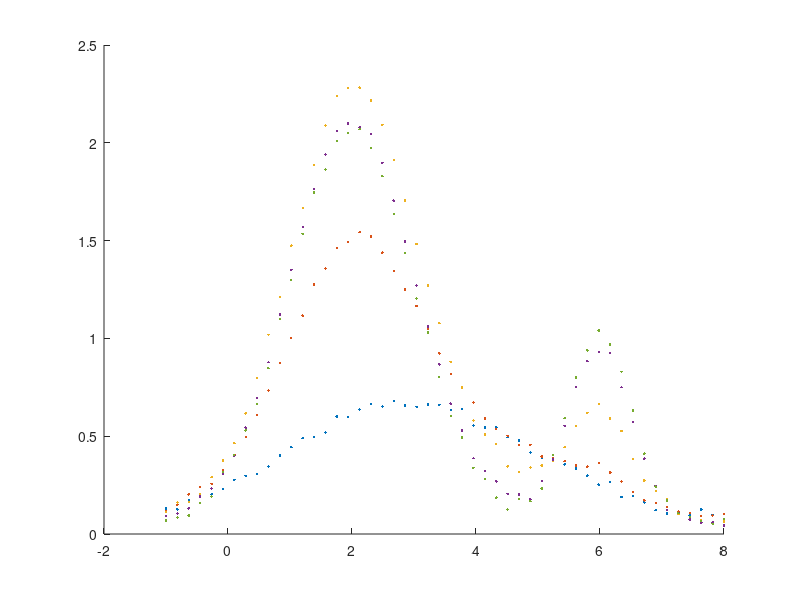

Source code (MATLAB): (Note: this script raises an error after producing the figure.)
% Example for the global fit class (GlobalFitSimple)

% Fit a set of Gaussians whose amplitude is varying but whose
% position and width are fixed

clear all
close all

rng(1)  % Set a seed for the random number generation (for reproducibility)

toColumn = @(x) x(:);  % Helper function: the data must be in column vectors

Gaussian = @(x, A, x0, s) A*exp(-(x-x0).^2/(2*s.^2));
model = @(x, p) Gaussian(x, p(1), p(2), p(3)) + Gaussian(x, p(4), p(5), p(6)) + ...
    Gaussian(x, p(7), p(8), p(9));  % Sum of three Gaussians

% Parameters for the simulated dataset
% Five datasets (one row per dataset): exponentials with the same decay
% time, but different amplitudes

x0_1 = 2;  % Common positions and widths
x0_2 = 3;
x0_3 = 6;
s_1 = 1;
s_2 = 2;
s_3 = 0.5;
for i=1:5
    pars(i,:) = [1 + tanh((i-2)*2), x0_1, s_1, ...
        0.3*(1 + tanh(3-i)), x0_2, s_2, ...
        0.5*(1 + tanh(i-3)), x0_3, s_3];
end

N = 50;  % Points per curve
noise = 0.05;  % Poisson noise on the data

% Generate and plot data
figure()
hold on
for i=1:size(pars, 1)
    xData{i} = toColumn(linspace(-1, 8, N));
    yData{i} = toColumn(model(xData{i}, pars(i,:))) + ...
        noise/10*poissrnd(10, size(xData{i}));
    plot(xData{i}, yData{i}, '.')
end
hold off

gf = GlobalFitSimple();  % Instantiate the class
gf.setData(xData, yData);  % Set the data to fit

% 9 -> number of parameters. The last array tells whether a parameter is local or global
gf.setModel(model, 9, [0 1 1 0 1 1 0 1 1])
% Set start point (for all data). randn moves them from the true value
gf.setStart(pars.*(1+0.1*randn(size(pars))))
gf.fit()  % Run the fit!
fit_pars = gf.getFittedParameters();  % Retrieve the fitted parameters...
fit_errs = gf.getParamersErrors();  % ...and their errors

% Evaluate and plot the fit
hold on
for i=1:size(pars, 1)
    yData{i} = toColumn(model(xData{i}, fit_pars(i,:)));
    plot(xData{i}, yData{i}, '-')
end
hold off

% Compare simulated and fitted populations
figure()
hold on
plot(pars(:,1))
plot(fit_pars(:,1), 'o')
plot(pars(:,4))
plot(fit_pars(:,4), 'o')
plot(pars(:,7))
plot(fit_pars(:,7), 'o')
hold off
legend('First population (true)', 'First population (fitted)', ...
    'Second population (true)', 'Second population (fitted)',...
    'Third population (true)', 'Third population (fitted)');
